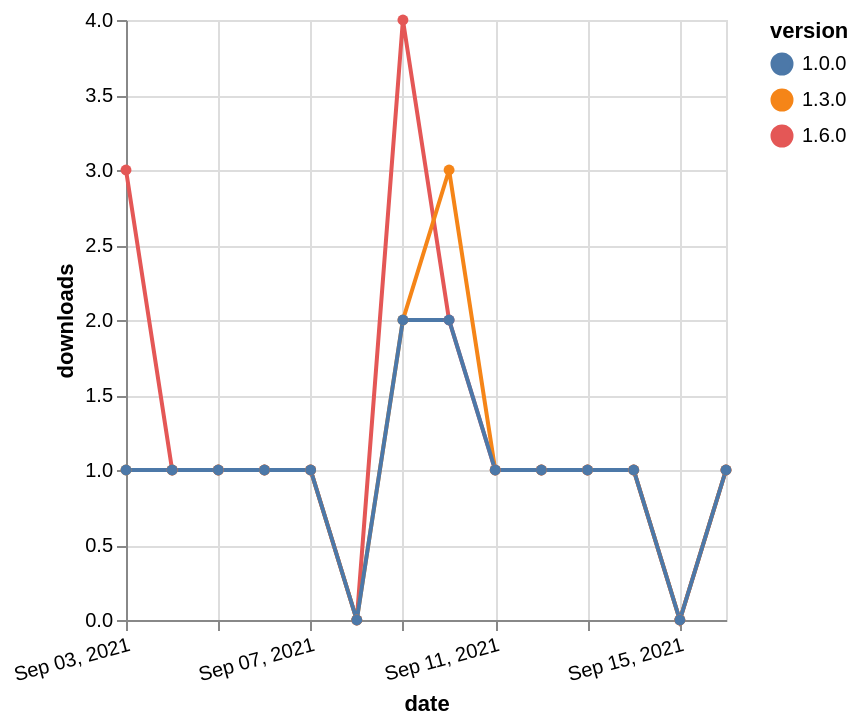

Write a Vega-Lite specification for this figure.
### Vega-Lite specification from a JSON file in a GitHub repository (floating-point values rounded to 4 significant figures)
{"$schema": "https://vega.github.io/schema/vega-lite/v5.json", "description": "A simple bar chart with embedded data.", "data": {"values": [{"date": "2021-09-03", "total": 118, "delta": 3, "version": "1.6.0"}, {"date": "2021-09-04", "total": 119, "delta": 1, "version": "1.6.0"}, {"date": "2021-09-05", "total": 120, "delta": 1, "version": "1.6.0"}, {"date": "2021-09-06", "total": 121, "delta": 1, "version": "1.6.0"}, {"date": "2021-09-07", "total": 122, "delta": 1, "version": "1.6.0"}, {"date": "2021-09-08", "total": 122, "delta": 0, "version": "1.6.0"}, {"date": "2021-09-09", "total": 126, "delta": 4, "version": "1.6.0"}, {"date": "2021-09-10", "total": 128, "delta": 2, "version": "1.6.0"}, {"date": "2021-09-11", "total": 129, "delta": 1, "version": "1.6.0"}, {"date": "2021-09-12", "total": 130, "delta": 1, "version": "1.6.0"}, {"date": "2021-09-13", "total": 131, "delta": 1, "version": "1.6.0"}, {"date": "2021-09-14", "total": 132, "delta": 1, "version": "1.6.0"}, {"date": "2021-09-15", "total": 132, "delta": 0, "version": "1.6.0"}, {"date": "2021-09-16", "total": 133, "delta": 1, "version": "1.6.0"}, {"date": "2021-09-03", "total": 218, "delta": 1, "version": "1.3.0"}, {"date": "2021-09-04", "total": 219, "delta": 1, "version": "1.3.0"}, {"date": "2021-09-05", "total": 220, "delta": 1, "version": "1.3.0"}, {"date": "2021-09-06", "total": 221, "delta": 1, "version": "1.3.0"}, {"date": "2021-09-07", "total": 222, "delta": 1, "version": "1.3.0"}, {"date": "2021-09-08", "total": 222, "delta": 0, "version": "1.3.0"}, {"date": "2021-09-09", "total": 224, "delta": 2, "version": "1.3.0"}, {"date": "2021-09-10", "total": 227, "delta": 3, "version": "1.3.0"}, {"date": "2021-09-11", "total": 228, "delta": 1, "version": "1.3.0"}, {"date": "2021-09-12", "total": 229, "delta": 1, "version": "1.3.0"}, {"date": "2021-09-13", "total": 230, "delta": 1, "version": "1.3.0"}, {"date": "2021-09-14", "total": 231, "delta": 1, "version": "1.3.0"}, {"date": "2021-09-15", "total": 231, "delta": 0, "version": "1.3.0"}, {"date": "2021-09-16", "total": 232, "delta": 1, "version": "1.3.0"}, {"date": "2021-09-03", "total": 203, "delta": 1, "version": "1.0.0"}, {"date": "2021-09-04", "total": 204, "delta": 1, "version": "1.0.0"}, {"date": "2021-09-05", "total": 205, "delta": 1, "version": "1.0.0"}, {"date": "2021-09-06", "total": 206, "delta": 1, "version": "1.0.0"}, {"date": "2021-09-07", "total": 207, "delta": 1, "version": "1.0.0"}, {"date": "2021-09-08", "total": 207, "delta": 0, "version": "1.0.0"}, {"date": "2021-09-09", "total": 209, "delta": 2, "version": "1.0.0"}, {"date": "2021-09-10", "total": 211, "delta": 2, "version": "1.0.0"}, {"date": "2021-09-11", "total": 212, "delta": 1, "version": "1.0.0"}, {"date": "2021-09-12", "total": 213, "delta": 1, "version": "1.0.0"}, {"date": "2021-09-13", "total": 214, "delta": 1, "version": "1.0.0"}, {"date": "2021-09-14", "total": 215, "delta": 1, "version": "1.0.0"}, {"date": "2021-09-15", "total": 215, "delta": 0, "version": "1.0.0"}, {"date": "2021-09-16", "total": 216, "delta": 1, "version": "1.0.0"}]}, "width": "container", "mark": {"type": "line", "point": {"filled": true}}, "encoding": {"x": {"field": "date", "type": "temporal", "timeUnit": "yearmonthdate", "title": "date", "axis": {"labelAngle": -15}}, "y": {"field": "delta", "type": "quantitative", "title": "downloads"}, "color": {"field": "version", "type": "nominal"}, "tooltip": {"field": "delta"}}}
